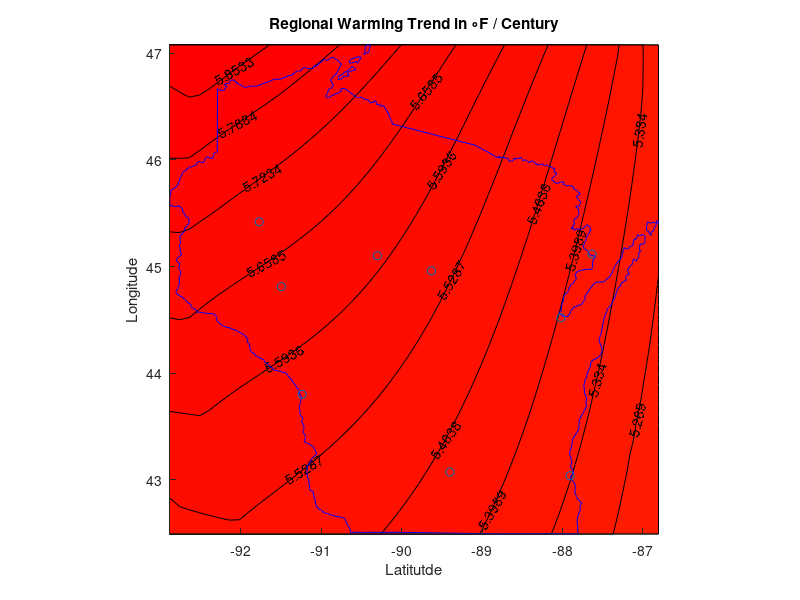

Recreate this plot in MATLAB.
Alocations = csvread('Alocations.csv'); % known temperature points
wi_coords = csvread('wi_longlat.csv');  % map of wisconsin

% use the boundaries of the wisconsin map to derive the grid coords
% for the creation of the contours
xbounds = [min(wi_coords(:,1)), max(wi_coords(:,1))];
ybounds = [min(wi_coords(:,2)), max(wi_coords(:,2))];
xaxis = linspace(xbounds(1), xbounds(2), 50)';
yaxis = linspace(ybounds(1), ybounds(2), 50)';

m = size(xaxis,1);
n = size(yaxis,1);
z = zeros(n,m);
l = size(Alocations,1);
D=sqrt(((xbounds(2)-xbounds(1))*2/3)^2 + ((ybounds(2)-ybounds(1))*2/3)^2);

for i=1:m
    for j = 1:n
        denominator = 0;
        for k = 1:l
            d = sqrt((xaxis(i)-Alocations(k,1))^2 + (yaxis(j)-Alocations(k,2))^2);
            if d <= D
                weight = (D^2-d^2)/(D^2+d^2);
                z(j,i)=z(j,i)+ weight * Alocations(k,3);
                denominator = denominator + weight;
            end
        end
        z(j,i)=z(j,i)/denominator;
    end                
end

figure1 = figure;
axes1 = axes('Parent',figure1);
hold(axes1,'on');

[C,h] = contourf(xaxis, yaxis, z);
clabel(C,h);
xlabel('Latitutde');
ylabel('Longitude');
colormap(flipud(colormap('autumn')));
% colorbar('peer',axes1);
title('Regional Warming Trend in \circF / Century');
plot(wi_coords(:,1), wi_coords(:,2), 'b');
scatter(Alocations(:,1), Alocations(:,2), 'go');
pbaspect([1 1 1]);